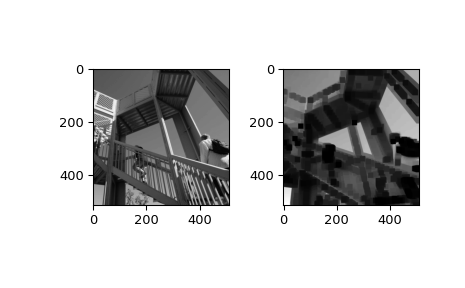

This figure's Python source:
from scipy import ndimage, misc
import matplotlib.pyplot as plt
fig = plt.figure()
plt.gray()  # show the filtered result in grayscale
ax1 = fig.add_subplot(121)  # left side
ax2 = fig.add_subplot(122)  # right side
ascent = misc.ascent()
result = ndimage.minimum_filter(ascent, size=20)
ax1.imshow(ascent)
ax2.imshow(result)
plt.show()
